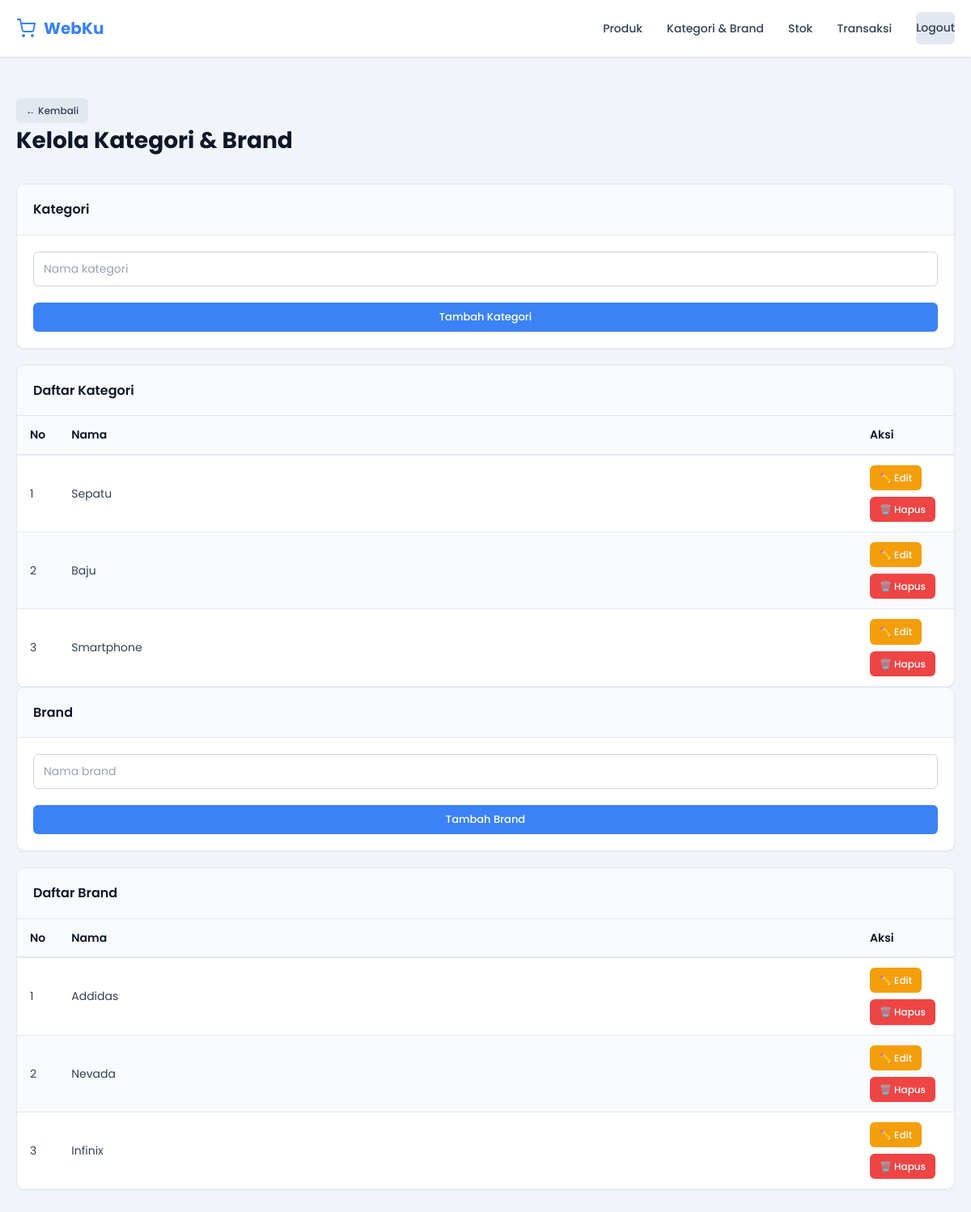
Screenshot of /kategori_brand.php (signed in) with the database file from the repository.
### tables this page shows
CREATE TABLE `kategori` (
  `id_kategori` int(11) NOT NULL,
  `nama_kategori` varchar(255) NOT NULL
);

CREATE TABLE `brand` (
  `id_brand` int(11) NOT NULL,
  `nama_brand` varchar(255) NOT NULL
);

### kategori_brand.php (the view, shortened to what this page needs)
<!DOCTYPE html>
<html lang="id">
<head>
    <link rel="stylesheet" href="css/style.css">
</head>
<body>
<?php
include 'config/koneksi.php';
include "includes/navbar.php";
?>
<div class="container">
    <div class="page-header">
        <a href="produk.php" class="breadcrumb">
            <a href="produk.php" class="btn btn-light btn-sm">← Kembali</a>
        </a>
        <h1 class="page-title">Kelola Kategori & Brand</h1>
    </div>
    <div class="grid-2">
        <div>
            <div class="card">
                <div class="card-header">
                    <span>Kategori</span>
                </div>
                <div class="card-body">
                    <form method="POST">
                        <div class="form-group">
                            <input type="text"
                            class="form-control"
                            name="nama_kategori"
                            placeholder="Nama kategori"
                            value="<?php echo isset($edit_kategori)?$edit_kategori['nama_kategori']:''; ?>"
                            required>
                        </div>
                        <button type="submit" name="simpan_kategori" class="btn btn-primary w-100">
                            <?php
                            if(isset($edit_kategori)){
                            echo "Update Kategori";
                            }else{
                            echo "Tambah Kategori";
                            }
                            ?>
                        </button>
                    </form>
                </div>
            </div>
            <div class="card mt-4">
                <div class="card-header">
                    <span>Daftar Kategori</span>
                </div>
                <div class="table-wrapper">
                    <table class="table table-striped">
                        <thead>
                            <tr>
                                <th style="width: 40px;">No</th>
                                <th>Nama</th>
                                <th style="width: 120px;">Aksi</th>
                            </tr>
                        </thead>
                        <tbody>
                            <?php
                            $no=1;
                            $data=mysqli_query($conn,"SELECT * FROM kategori");
                            while($d=mysqli_fetch_array($data)){
                            ?>
                            <tr>
                                <td><?php echo $no++; ?></td>
                                <td><?php echo $d['nama_kategori']; ?></td>
                                <td>
                                    <div class="btn-group">
                                        <a href="kategori_brand.php?edit_kategori=<?php echo $d['id_kategori']; ?>" class="btn btn-edit btn-sm">✏️ Edit</a>
                                        <a href="kategori_brand.php?hapus_kategori=<?php echo $d['id_kategori']; ?>" class="btn btn-delete btn-sm" onclick="return confirm('Yakin hapus kategori ini?')">🗑️ Hapus</a>
                                    </div>
                                </td>
                            </tr>
                            <?php } ?>
                        </tbody>
                    </table>
                </div>
            </div>
        </div>
        <div>
            <div class="card">
                <div class="card-header">
                    <span>Brand</span>
                </div>
                <div class="card-body">
                    <form method="POST">
                        <div class="form-group">
                            <input type="text"
                            class="form-control"
                            name="nama_brand"
                            placeholder="Nama brand"
                            value="<?php echo isset($edit_brand)?$edit_brand['nama_brand']:''; ?>"
                            required>
                        </div>
                        <button type="submit" name="simpan_brand" class="btn btn-primary w-100">
                            <?php
                            if(isset($edit_brand)){
                            echo "Update Brand";
                            }else{
                            echo "Tambah Brand";
                            }
                            ?>
                        </button>
                    </form>
                </div>
            </div>
            <div class="card mt-4">
                <div class="card-header">
                    <span>Daftar Brand</span>
                </div>
                <div class="table-wrapper">
                    <table class="table table-striped">
                        <thead>
                            <tr>
                                <th style="width: 40px;">No</th>
                                <th>Nama</th>
                                <th style="width: 120px;">Aksi</th>
                            </tr>
                        </thead>
                        <tbody>
                            <?php
                            $no=1;
                            $data=mysqli_query($conn,"SELECT * FROM brand");
                            while($d=mysqli_fetch_array($data)){
                            ?>
                            <tr>
                                <td><?php echo $no++; ?></td>
                                <td><?php echo $d['nama_brand']; ?></td>
                                <td>
                                    <div class="btn-group">
                                        <a href="kategori_brand.php?edit_brand=<?php echo $d['id_brand']; ?>" class="btn btn-edit btn-sm">✏️ Edit</a>
                                        <a href="kategori_brand.php?hapus_brand=<?php echo $d['id_brand']; ?>" class="btn btn-delete btn-sm" onclick="return confirm('Yakin hapus brand ini?')">🗑️ Hapus</a>
                                    </div>
                                </td>
                            </tr>
                            <?php } ?>
                        </tbody>
                    </table>
                </div>
            </div>
        </div>
    </div>
</div>
</body>
</html>

### css/style.css (style rules this page uses)
* { margin: 0; padding: 0; box-sizing: border-box; }
html, body { font-family: 'Poppins', sans-serif; background-color: #f1f5f9; color: #334155; line-height: 1.6; }
a { text-decoration: none; color: inherit; }
.container { max-width: 1400px; margin: 0 auto; padding: 30px 20px; }
.page-header { margin-bottom: 30px; }
.page-title { font-size: 28px; font-weight: 700; color: #0f172a; margin-bottom: 5px; }
.breadcrumb { display: flex; gap: 8px; font-size: 13px; color: #64748b; margin-bottom: 20px; }
.grid-2 { grid-template-columns: repeat(auto-fit, minmax(300px, 1fr)); }
.card { background-color: #ffffff; border-radius: 10px; border: 1px solid #e2e8f0; overflow: hidden; box-shadow: 0 1px 3px 0 rgba(0, 0, 0, 0.05); transition: box-shadow 0.3s ease, border-color 0.3s ease; }
.card-header { background-color: #f8fafc; border-bottom: 1px solid #e2e8f0; padding: 18px 20px; font-weight: 600; font-size: 16px; color: #0f172a; display: flex; justify-content: space-between; align-items: center; }
.card-body { padding: 20px; }
.btn { display: inline-flex; align-items: center; justify-content: center; gap: 6px; padding: 8px 16px; border: none; border-radius: 6px; font-family: 'Poppins', sans-serif; font-weight: 500; font-size: 13px; cursor: pointer; transition: all 0.3s ease; white-space: nowrap; text-decoration: none; display: inline-flex; }
.btn-primary { background-color: #3b82f6; color: #ffffff; }
.btn-edit { background-color: #f59e0b; color: #ffffff; }
.btn-delete { background-color: #ef4444; color: #ffffff; }
.btn-light { background-color: #e2e8f0; color: #334155; }
.btn-sm { padding: 6px 12px; font-size: 12px; }
.btn-group { display: flex; gap: 8px; flex-wrap: wrap; }
.table-wrapper { overflow-x: auto; }
.table { width: 100%; border-collapse: collapse; font-size: 14px; }
.table thead { background-color: #f8fafc; }
.table th { padding: 12px 16px; text-align: left; font-weight: 600; color: #0f172a; border-bottom: 2px solid #e2e8f0; }
.table td { padding: 12px 16px; border-bottom: 1px solid #e2e8f0; }
.table tbody tr { transition: background-color 0.2s ease; }
.table tbody tr:last-child td { border-bottom: none; }
.table-striped tbody tr:nth-child(odd) { background-color: #ffffff; }
.table-striped tbody tr:nth-child(even) { background-color: #f8fafc; }
.form-group { margin-bottom: 20px; }
.form-control { width: 100%; padding: 10px 12px; border: 1px solid #cbd5e1; border-radius: 6px; font-family: 'Poppins', sans-serif; font-size: 14px; color: #0f172a; transition: border-color 0.3s ease, box-shadow 0.3s ease; }
.form-control::placeholder { color: #94a3b8; }
.mt-4 { margin-top: 20px; }
.w-100 { width: 100%; }

### rows the page displays
kategori: nama_kategori "Sepatu"
kategori: nama_kategori "Baju"
kategori: nama_kategori "Smartphone"
brand: nama_brand "Addidas"
brand: nama_brand "Nevada"
brand: nama_brand "Infinix"
